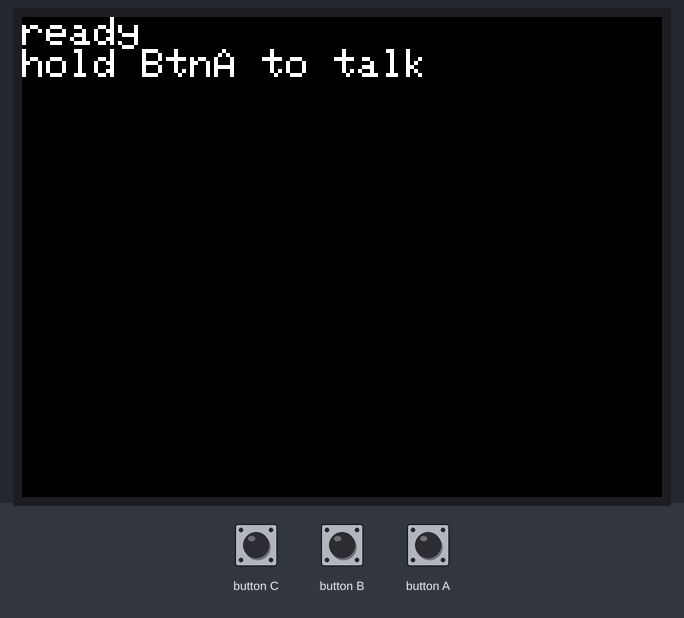
The program below on a simulated ESP32-S3. On the bench: 320×240 colour display. The inputs (shaded band) are chosen by the test bench. What the program prints to the serial monitor is not drawn.

Above: at 1.7 s.
1.8 s: button A pressed for 0.15 s
At 2.0 s:
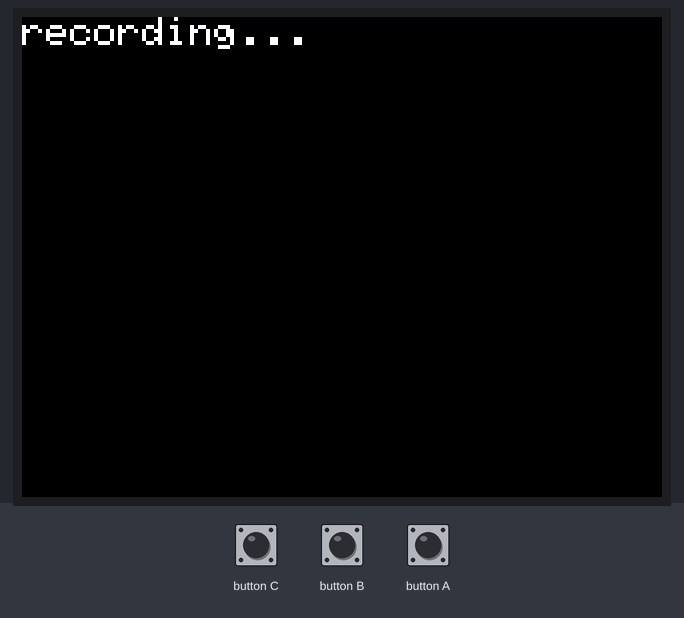
3.6 s: button A pressed for 3.2 s
Timing chart, 0 to 6.6 s (numbered marks = the images above; inputs shaded):
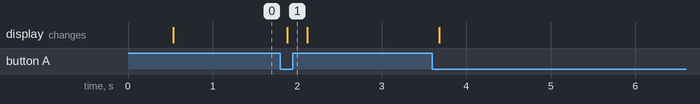

The program:

main.cpp
```cpp
// Pure-hardware mic/speaker loopback test for the M5StickS3 — no Wi-Fi, no
// server, no STT/LLM/TTS. Hold BtnA, talk, release: it plays back exactly
// what it heard. Use this to sanity-check the mic/codec/speaker/volume in
// isolation before blaming the network or the AI pipeline.
#include <M5Unified.h>

static const uint32_t SAMPLE_RATE = 16000;
static const size_t MIC_CHUNK_SAMPLES = 512;      // ~32ms/chunk
static const size_t MAX_SAMPLES = SAMPLE_RATE * 8;  // 8s cap, fits easily in PSRAM

static int16_t *buf = nullptr;
static size_t len = 0;  // samples captured so far

enum State { IDLE, RECORDING, PLAYING };
static State state = IDLE;

static void showStatus(const String &line1, const String &line2 = "") {
  M5.Display.fillScreen(TFT_BLACK);
  M5.Display.setCursor(0, 0);
  M5.Display.println(line1);
  if (line2.length()) M5.Display.println(line2);
  Serial.printf("[status] %s %s\n", line1.c_str(), line2.c_str());
}

void setup() {
  Serial.begin(115200);
  delay(300);
  Serial.println("\n[boot] m5stick_echo_test starting");

  auto cfg = M5.config();
  M5.begin(cfg);

  M5.Display.setRotation(1);
  M5.Display.setTextSize(2);

  auto mic_cfg = M5.Mic.config();
  mic_cfg.sample_rate = SAMPLE_RATE;
  mic_cfg.stereo = false;
  M5.Mic.config(mic_cfg);

  auto spk_cfg = M5.Speaker.config();
  spk_cfg.sample_rate = SAMPLE_RATE;
  spk_cfg.stereo = false;
  M5.Speaker.config(spk_cfg);
  M5.Speaker.setVolume(255);

  buf = (int16_t *)ps_malloc(MAX_SAMPLES * sizeof(int16_t));
  if (!buf) {
    showStatus("PSRAM alloc failed!");
    while (true) delay(1000);
  }

  M5.Mic.begin();
  showStatus("ready", "hold BtnA to talk");
}

void loop() {
  M5.update();

  if (state == IDLE && M5.BtnA.wasPressed()) {
    state = RECORDING;
    len = 0;
    M5.Speaker.end();
    M5.Mic.begin();
    showStatus("recording...");
  }

  if (state == RECORDING) {
    size_t room = MAX_SAMPLES - len;
    size_t want = room < MIC_CHUNK_SAMPLES ? room : MIC_CHUNK_SAMPLES;
    if (want > 0 && M5.Mic.record(buf + len, want, SAMPLE_RATE)) {
      len += want;
    }
    bool full = len >= MAX_SAMPLES;
    if (full || M5.BtnA.wasReleased()) {
      state = PLAYING;
      float secs = (float)len / SAMPLE_RATE;
      showStatus("playing back", String(secs, 1) + "s");
      M5.Mic.end();
      M5.Speaker.begin();
      M5.Speaker.playRaw(buf, len, SAMPLE_RATE, false);
    }
  }

  if (state == PLAYING && !M5.Speaker.isPlaying()) {
    state = IDLE;
    showStatus("ready", "hold BtnA to talk");
  }
}
```

Measured:
- after the input at 1.8 s, the display: changes after 0.08 s (image 1)
